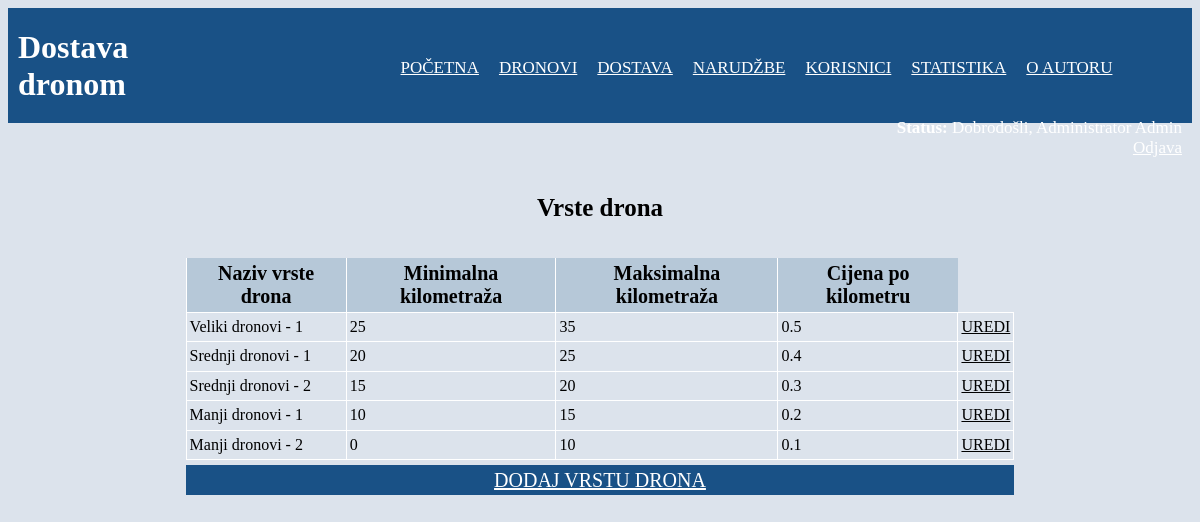
/vrstedron.php (signed in), run on the app's committed database.
### tables this page shows
CREATE TABLE `vrsta_drona` (
  `vrsta_drona_id` int(11) NOT NULL,
  `naziv` varchar(45) NOT NULL,
  `minKM` float NOT NULL,
  `maxKM` float NOT NULL,
  `cijenaPoKM` float NOT NULL
);

### baza.php (called while the page is built, shortened)
<?php
	function izvrsiUpit($veza,$upit){
		$rezultat=mysqli_query($veza,$upit);
		return $rezultat;
	}
?>

### vrstedron.php (the view, shortened to what this page needs)
<?php
	include("zaglavlje.php");
	$bp=spojiSeNaBazu();
?>
<?php
    $sql="SELECT * FROM vrsta_drona ORDER BY vrsta_drona_id";
    $rs=izvrsiUpit($bp,$sql);
    echo "<div id='kordiv'>";
	echo "<table id='tkorisnici'>";
	echo "<caption>Vrste drona</caption>";
	echo "<thead><tr>
		<th>Naziv vrste drona</th>
		<th>Minimalna kilometraža</th>
		<th>Maksimalna kilometraža</th>
		<th>Cijena po kilometru</th>";
	echo "</tr></thead>";
    echo "<tbody>";
	while(list($id,$naziv,$minKM,$maxKM,$cijena)=mysqli_fetch_array($rs)){
		echo "<tr>
			<td>$naziv</td>
			<td>$minKM</td>
		    <td>$maxKM</td>
			<td>$cijena</td>";
			echo "<td><a class='mail' href='uredidron.php?uredidron=$id'>UREDI</a></td>";
		echo "</tr>";
	}
	echo "</tbody>";
	echo "</table>";
    echo "</div>";
    echo "<div id='paginacija'>";
    echo "<a href='uredidron.php'>DODAJ VRSTU DRONA</a>";
    echo "</div>"
?>
</body>
</html>

### index.css (style rules this page uses)
a { color:white; }
body { background-color: rgb(220, 227, 236); }
th { background-color: rgb(182, 200, 216); font-size: 20px; border-bottom:1pt solid white; border-left: 1pt solid white; padding:4px; }
table { border-collapse: collapse; }
td { border-bottom: 1pt solid white; border-left: 1pt solid white; border-right: 1pt solid white; padding:3px; line-height: 1.4; border-top:1pt solid white; }
.mail { color:black; }
#kordiv { width: 70%; margin-top:25px; margin-left:15%; }
#tkorisnici { width:100%; }
caption { font-weight: bold; font-size:25px; line-height: 4; }
#paginacija { background-color: rgb(25, 81, 134); width: 70%; height:30px; margin-left:15%; margin-top:5px; text-align: center; font-size:20px; line-height: 1.5; }

### data on the page
vrsta_drona: naziv "Veliki dronovi - 1", minKM "25", maxKM "35", cijenaPoKM "0.5"
vrsta_drona: naziv "Srednji dronovi - 1", minKM "20", maxKM "25", cijenaPoKM "0.4"
vrsta_drona: naziv "Srednji dronovi - 2", minKM "15", maxKM "20", cijenaPoKM "0.3"
vrsta_drona: naziv "Manji dronovi - 1", minKM "10", maxKM "15", cijenaPoKM "0.2"
vrsta_drona: naziv "Manji dronovi - 2", minKM "0", maxKM "10", cijenaPoKM "0.1"

### other printed values
$aktivni_korisnik_ime "Administrator Admin"
